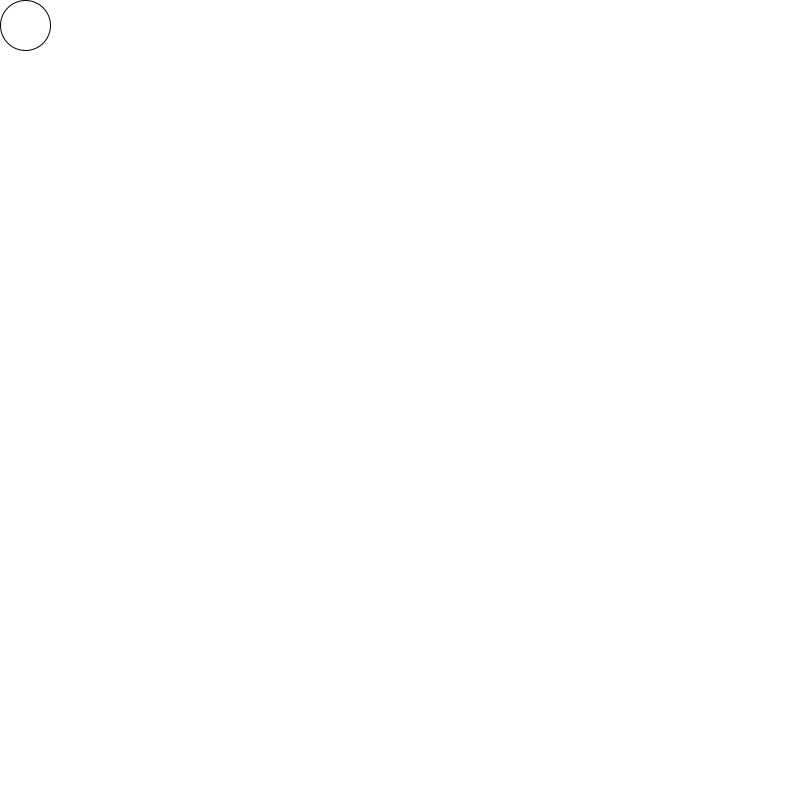
Frame 1 (no input)
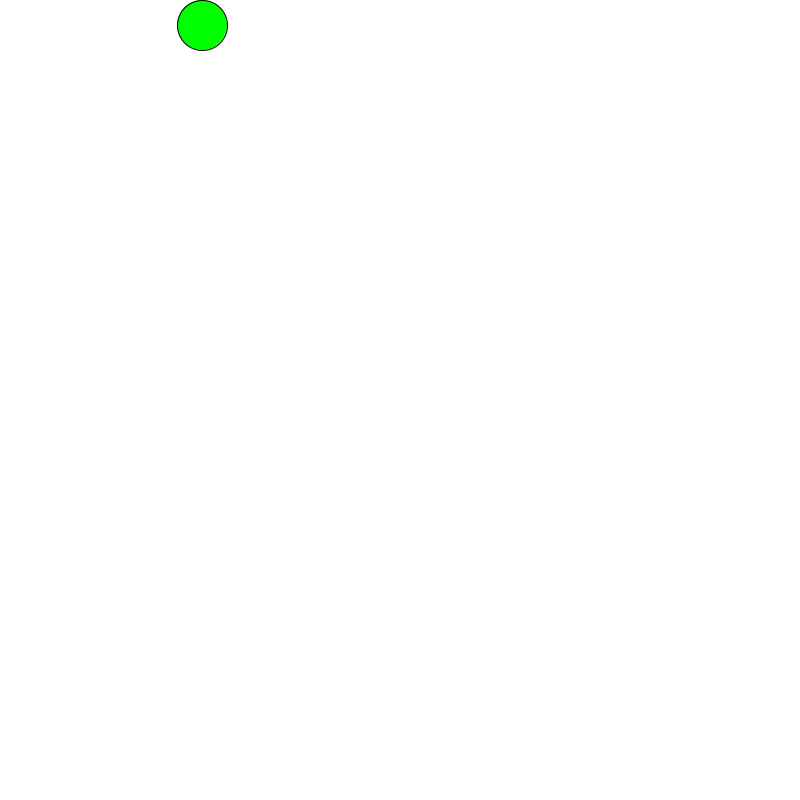
Frame 60 (the mouse pressed at the canvas centre just before this capture)
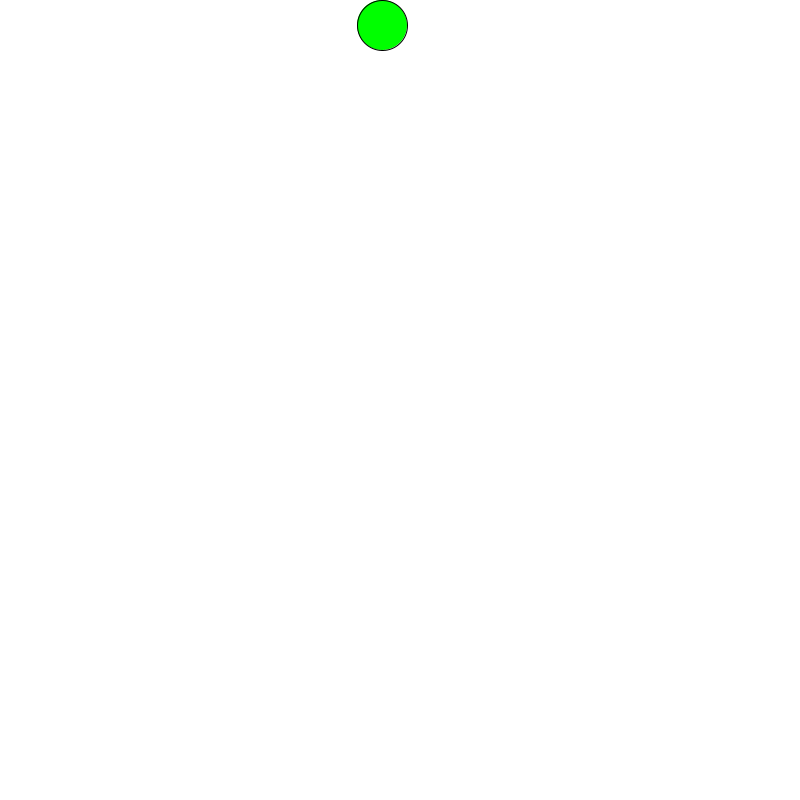
Frame 120 (the mouse held since frame 60 and released just before this capture)

The Processing sketch that drew these frames (run headless with seeded random() and noise(); from frame 60 on, the mouse is pressed at the canvas centre):

// Processing sketch: s009_Hw1
// ── s009_Hw1.pde
void setup() {
  size(800,800);
}
final int BALL_DIAM = 50;
final int BALL_RAD = BALL_DIAM/2;
int x = BALL_RAD;
int y = BALL_RAD;
int dx = 3;
int dy = 3;
void draw(){
  background(255,255,255);
  ellipse(x,y,BALL_DIAM,BALL_DIAM);
  fill(0,255,0);
  
  if (y == BALL_RAD){
   dy = 0;
   x = x + dx;
  }
    
  if (x >= width - BALL_RAD){
    dx = 0;
    dy = 3;
    y = y + dy;
  }
  
  if ( y > height - BALL_RAD) { 
      dy = 0;
      dx = 3;
      x = x - dx;  
    }
    
  if (x <= BALL_RAD){
    dx = 0;
    dy = 3;
    y = y - dy;
 }
 
 
 
 }
 
   
    

  
  
 
 
